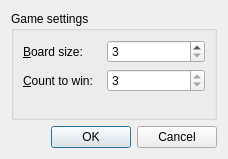
<?xml version="1.0" encoding="UTF-8"?>
<ui version="4.0">
 <class>GameSettingsDialog</class>
 <widget class="QDialog" name="GameSettingsDialog">
  <property name="geometry">
   <rect>
    <x>0</x>
    <y>0</y>
    <width>228</width>
    <height>159</height>
   </rect>
  </property>
  <property name="windowTitle">
   <string>Game settings</string>
  </property>
  <layout class="QGridLayout" name="gridLayout">
   <item row="0" column="0">
    <widget class="QGroupBox" name="groupBox">
     <property name="title">
      <string>Game settings</string>
     </property>
     <layout class="QGridLayout" name="gridLayout_2">
      <item row="0" column="0">
       <widget class="QLabel" name="label">
        <property name="text">
         <string>&amp;Board size:</string>
        </property>
        <property name="buddy">
         <cstring>sbBoardSize</cstring>
        </property>
       </widget>
      </item>
      <item row="0" column="1">
       <widget class="QSpinBox" name="sbBoardSize">
        <property name="minimum">
         <number>3</number>
        </property>
        <property name="maximum">
         <number>150</number>
        </property>
       </widget>
      </item>
      <item row="1" column="0">
       <widget class="QLabel" name="label_2">
        <property name="text">
         <string>&amp;Count to win:</string>
        </property>
        <property name="buddy">
         <cstring>sbCountToWin</cstring>
        </property>
       </widget>
      </item>
      <item row="1" column="1">
       <widget class="QSpinBox" name="sbCountToWin">
        <property name="minimum">
         <number>3</number>
        </property>
        <property name="maximum">
         <number>3</number>
        </property>
       </widget>
      </item>
      <item row="2" column="1">
       <spacer name="verticalSpacer">
        <property name="orientation">
         <enum>Qt::Vertical</enum>
        </property>
        <property name="sizeHint" stdset="0">
         <size>
          <width>98</width>
          <height>28</height>
         </size>
        </property>
       </spacer>
      </item>
     </layout>
    </widget>
   </item>
   <item row="1" column="0">
    <widget class="QDialogButtonBox" name="buttonBox">
     <property name="orientation">
      <enum>Qt::Horizontal</enum>
     </property>
     <property name="standardButtons">
      <set>QDialogButtonBox::Cancel|QDialogButtonBox::Ok</set>
     </property>
    </widget>
   </item>
  </layout>
 </widget>
 <resources/>
 <connections>
  <connection>
   <sender>buttonBox</sender>
   <signal>accepted()</signal>
   <receiver>GameSettingsDialog</receiver>
   <slot>accept()</slot>
   <hints>
    <hint type="sourcelabel">
     <x>248</x>
     <y>254</y>
    </hint>
    <hint type="destinationlabel">
     <x>157</x>
     <y>274</y>
    </hint>
   </hints>
  </connection>
  <connection>
   <sender>buttonBox</sender>
   <signal>rejected()</signal>
   <receiver>GameSettingsDialog</receiver>
   <slot>reject()</slot>
   <hints>
    <hint type="sourcelabel">
     <x>316</x>
     <y>260</y>
    </hint>
    <hint type="destinationlabel">
     <x>286</x>
     <y>274</y>
    </hint>
   </hints>
  </connection>
 </connections>
</ui>
